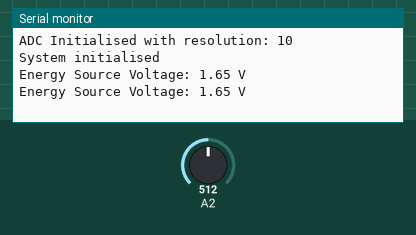
Simulated run of this sketch. Board: Arduino Uno, built for the host (arithmetic inside an expression is 32-bit, double 64-bit). Parts: the last lines printed to the serial monitor. Inputs (shaded band) come from the test bench; at power-on: A2 = 512.

Above: at 1.9 s.
2.0 s: A2 set to 716
At 3.2 s:
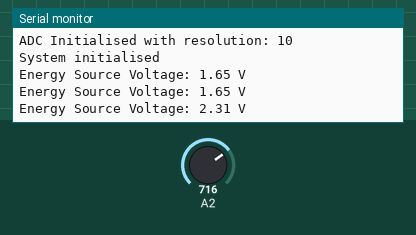
3.5 s: A2 set to 900
At 3.5 s:
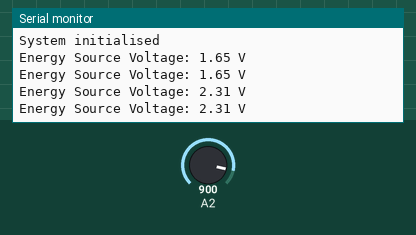
Timing chart, 0 to 6.5 s (numbered marks = the images above; inputs shaded):
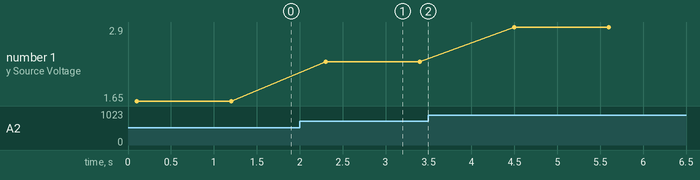

The sketch:

foresight.ino
```cpp
#include <adc.h>
#include <config.h>
#include <Arduino.h>

void setup() {
    Serial.begin(BAUD_RATE);
    initialiseADC();
    Serial.println("System initialised");
}

void loop() {
    float energyVoltage = readVoltage();
    Serial.print("Energy Source Voltage: ");
    Serial.print(energyVoltage);
    Serial.println(" V");

    delay(1000);  // Wait for 1 second before taking another reading
}
```

config.h
```cpp
/**
 * @file config.h
 * @brief Configuration file for the project
 *
 * This file contains various configuration macros and definitions
 * used throughout the project.
 *
 * @author Nathan Nguyen
 * @date 05/10/24
 */

#ifndef CONFIG_H
#define CONFIG_H

#define BAUD_RATE 115200

typedef enum {
  STATE_COLLECT,
  STATE_PROCESS,
  STATE_TRANSMIT,
  STATE_IDLE
} SystemState;

#endif  // CONFIG_H
```

Measured:
- after the input at 2.0 s, the serial monitor: prints a new line after 0.30 s (image 1)
- plotted number 1: 1.65 → 2.31 after the input at 2.0 s, 2.31 → 2.9 after the input at 3.5 s
